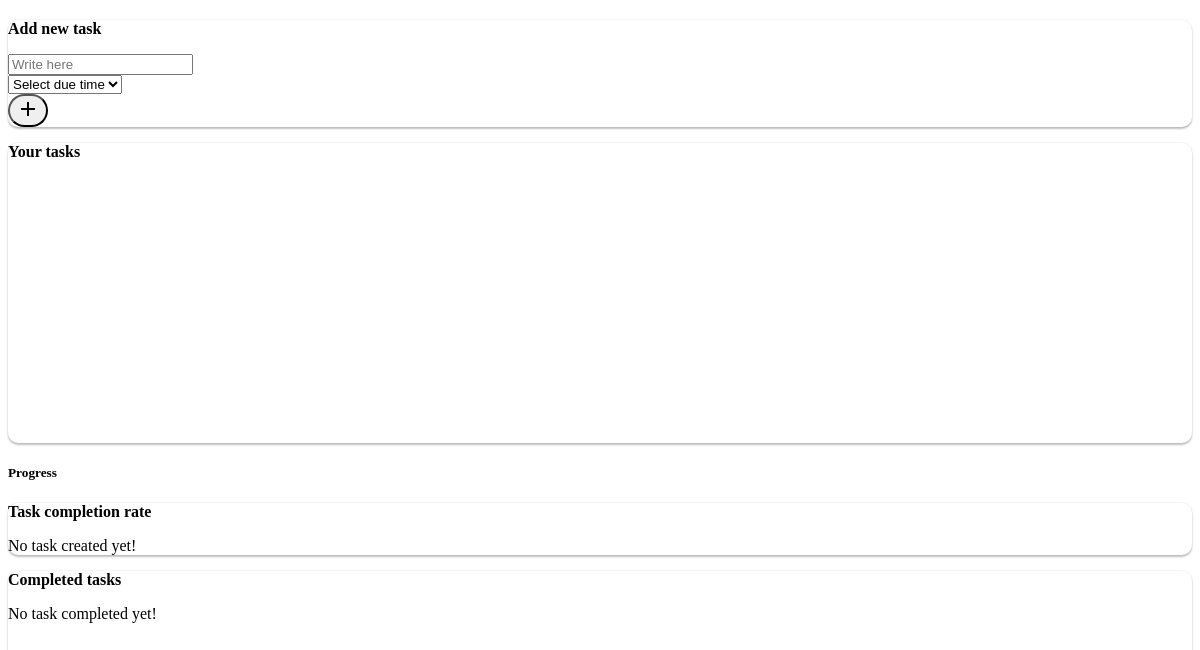
Before: / (signed in, lower part) with the older database file.
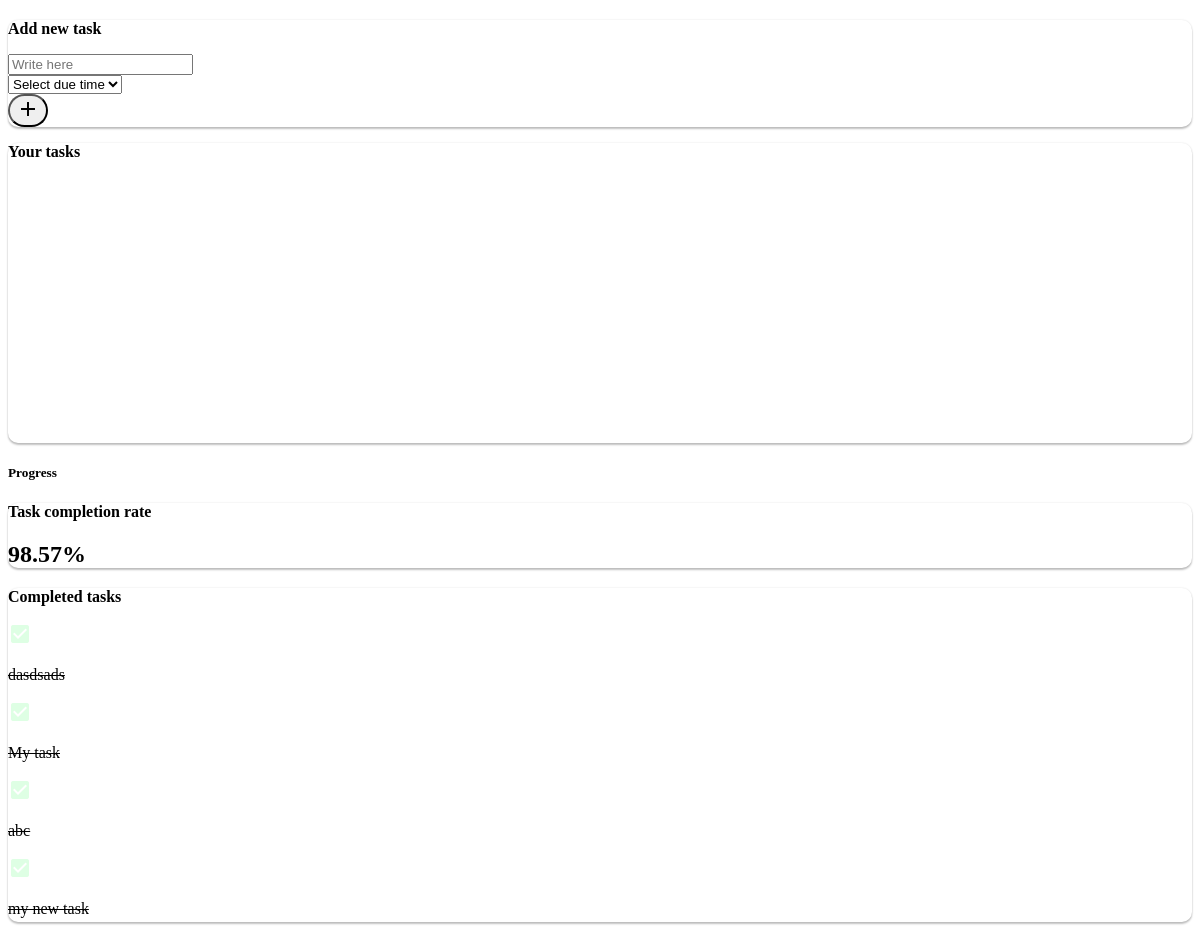
After: the same page with the newer database file.
### apps/app/models.py (models this page shows, shortened)
class Task(models.Model):
    text = models.CharField(max_length=255)
    is_parent = models.BooleanField(default=True)
    status = models.IntegerField(default=0)
    priority_index = models.IntegerField(default=1)
    general_status = models.CharField(max_length = 10)
    created_by = models.ForeignKey(User, on_delete=models.CASCADE)
    created_at = models.DateTimeField(default=timezone.now)
    child_task = models.ManyToManyField('self', null=True, blank=True)
    def bubbleSort(self, arr):
        n = len(arr)
        for i in range(n):
            for j in range(0, n-i-1):
                if arr[j]['priority_index'] > arr[j+1]['priority_index'] :
                    arr[j], arr[j+1] = arr[j+1], arr[j]
    def get_json(self):
        list_of_chilren_json = []
        if self.is_parent:
            all_chilren = self.get_childs()
            for i in all_chilren:
                list_of_chilren_json.append(i.get_json())
            self.bubbleSort(list_of_chilren_json)
        return {
            'id': self.id,
            'name': self.text,
            'is_parent': self.is_parent,
            'priority_index': self.priority_index,
            'short_text': self.get_short_text(),
            'general_status': self.get_general_status(),
            'status': self.statusTranslation(),
            'children': list_of_chilren_json
        }
    def get_general_status(self):
        if self.general_status == "week":
            return "this week".upper()
        else:
            return self.general_status.upper()
    def get_childs(self):
        return self.child_task.all().order_by("-id")
    def get_short_text(self):
        length = 30
        if len(self.text) > length:
            return self.text[0: length] + "..."
        return self.text
    def statusTranslation(self):
        if self.status == 0:
            return 'Todo'.upper()
        elif self.status == 1:
            return 'Done'.upper()
        elif self.status == -1:
            return 'Overdue'.upper()
        else:
            return None

### apps/app/views.py (the view)
# urls.py: path('', views.index, name='home'),
@login_required(login_url="/login/")
def index(request):
    all_tasks = Task.objects.filter(is_parent = True, status=0)#.exclude(status = 1)
    today =  all_tasks.filter(general_status='today')
    tomorrow =  all_tasks.filter(general_status='tomorrow')
    week =  all_tasks.filter(general_status='week')
    later =  all_tasks.filter(general_status='later')
    today = convert_to_list(today)
    tomorrow = convert_to_list(tomorrow)
    week = convert_to_list(week)
    later = convert_to_list(later)
    if (today or tomorrow or week or later):
        task_exists = True
    else:
        task_exists = False
    all_tasks_created = Task.objects.filter(created_by = request.user).count()
    count_of_all_task = all_tasks.count()
    all_tasks_done = all_tasks_created - count_of_all_task
    if all_tasks_created > 0:
        percent = (all_tasks_done / all_tasks_created) * 100
        completion_rate = f'{round(percent, 2)}%'
    else:
        completion_rate = None
    TODAY = create_json_list(today)
    TOMORROW = create_json_list(tomorrow)
    WEEK = create_json_list(week)
    LATER = create_json_list(later)
    my_tree = [
        {
            'id': 1,
            'name': 'TODAY',
            'is_root': True,
            'children': TODAY
        },
        {
            'id': 2,
            'name': 'TOMORROW',
            'is_root': True,
            'children': TOMORROW
        },
        {
            'id': 3,
            'name': 'THIS WEEK',
            'is_root': True,
            'children': WEEK
        },
        {
            'id': 1,
            'name': 'LATER',
            'is_root': True,
            'children': LATER
        }
    ]
    new_version = [
    ]
    if task_exists:
        new_version = [
            ['TODAY', TODAY],
            ['TOMORROW', TOMORROW],
            ['THIS WEEK', WEEK],
            ['LATER', LATER]
        ]
    new_version = json.dumps(new_version)
    all_task_done_objects = Task.objects.filter(created_by = request.user, status = 1)[0:20]
    context = {
        'task_exists': task_exists,
        'completion_rate': completion_rate,
        'completed_tasks': all_task_done_objects,
        'new_version': new_version,
        'my_tree': json.dumps(my_tree),
    }
    return render(request, 'index.html', context)

### apps/app/views.py (called while the page is built)
def bubbleSort(arr):
    n = len(arr)
    for i in range(n):
        for j in range(0, n-i-1):
            if arr[j]['priority_index'] > arr[j+1]['priority_index'] :
                arr[j], arr[j+1] = arr[j+1], arr[j]

def convert_to_list(queryset):
    return list(queryset)

def create_json_list(array):
    temp_list = []
    for i in array:
        temp_list.append(i.get_json())
    bubbleSort(temp_list)
    return temp_list

### core/templates/index.html (shortened to what this page needs)
{% extends "layouts/base.html" %}
{% load static %}
{% block stylesheets %}
<link rel="stylesheet" href="{% static 'assets/css/custom.css' %}">
<link rel="stylesheet" href="{% static 'assets/css/jqtree.css' %}">
{% endblock stylesheets %}
{% block content %}
<section class="pcoded-main-container">
    <div class="pcoded-wrapper">
        <div class="pcoded-content">
            <div class="pcoded-inner-content">
                <div class="main-body">
                    <div class="page-wrapper">
                        <div class="row">
                            <div class="col-xl-8">
                                <div class="card">
                                    <div class="border m-3 p-3 radius-10 google-box">
                                        <form method="POST" action="{% url 'create-task' %}">
                                            <p class="text-dark"><b>Add new task</b></p>
                                            <div class="row px-2">
                                                <div class="col-sm-7 px-2">
                                                    <div class="form-group mb-0">
                                                        <input type="text" name="parent_task" class="form-control bg-white" placeholder="Write here"  required>
                                                    </div>
                                                </div>
                                                <div class="col-sm-4 px-2">
                                                    <div class="form-group bg-white">
                                                      <select class="form-control bg-white" name="due_date" id="" required>
                                                        <option value="">Select due time</option>
                                                      </select>
                                                    </div>
                                                </div>
                                                <div class="col-sm-1 px-2">
                                                    <button class="radius-100 p-0 m-0 border-0">
                                                        <i class="material-icons mk-pointer bg-primary text-white p-2 radius-100">add</i>
                                                    </button>
                                                </div>
                                            </div>
                                        </form>
                                    </div>
                                    <div class="border m-3 p-3 radius-10 google-box" style="min-height: 300px;">
                                        <p class="text-secondary"><b>Your tasks</b></p>
                                        </div>
                                </div>
                            </div>
                            <div class="col-xl-4">
                                <div class="card">
                                    <div class="card-header">
                                        <h5><b>Progress</b></h5>
                                    </div>
                                    <div class="border m-3 p-3 mb-0 radius-10 google-box">
                                        <p class="text-dark"><b>Task completion rate</b></p>
                                        {% if completion_rate %}
                                            <h1>{{ completion_rate }}</h1>
                                        {% else %}
                                            <div class="alert alert-warning border mb-0" style="border-radius: 10px;" role="alert">
                                                No task created yet!
                                            </div>
                                        {% endif %}
                                    </div>
                                    <div class="border m-3 mt-0 p-3 radius-10 google-box">
                                        <p class="text-secondary mb-0"><b>Completed tasks</b></p>
                                        <div id="completed-task-container" style="height: 300px; overflow-y: auto;">
                                            {% for task in completed_tasks %}
                                                <div class="border mt-3 py-2 px-3 radius-10">
                                                    <div class="row">
                                                        <div class="col-sm-12">
                                                            <div class="d-flex align-items-center">
                                                                {% if task.status == 1 %}
                                                                    <i class="material-icons mk-pointer text-success" data-task-id="{{ task.id }}">check_box</i>
                                                                    <div class="mx-3">
                                                                        <p class="m-0 p-0" style="font-size: 16px; text-decoration: line-through;">{{ task.get_short_text }}</p>
                                                                    </div>
                                                                {% else %}
                                                                    <i class="material-icons mk-pointer" data-task-id="{{ task.id }}">check_box_outline_blank</i>
                                                                    <div class="mx-3">
                                                                        <p class="m-0 p-0 my-2" style="font-size: 16px;">{{ task.text }}</p>
                                                                    </div>
                                                                {% endif %}
                                                            </div>
                                                        </div>
                                                    </div>
                                                </div>
                                            {% endfor %}
                                            {% if not completed_tasks %}
                                                <div class="alert alert-warning border mb-0" style="border-radius: 10px;" role="alert">
                                                    No task completed yet!
                                                </div>
                                            {% endif %}
                                        </div>
                                    </div>
                                </div>
                            </div>
                        </div>
                    </div>
                </div>
            </div>
        </div>
    </div>
</section>
{% endblock content %}

### core/templates/layouts/base.html (shortened to what this page needs)
<!DOCTYPE html>
<html lang="en">
<head>
    <link rel="stylesheet" href="/static/assets/fonts/fontawesome/css/fontawesome-all.min.css">
    <link rel="stylesheet" href="/static/assets/plugins/animation/css/animate.min.css">
    {% block stylesheets %}{% endblock stylesheets %}
    <link rel="stylesheet" href="/static/assets/css/style.css">
</head>
<body>
  {% block content %}{% endblock content %}
</body>
</html>

### core/static/assets/css/custom.css (style rules this page uses)
.radius-10 { border-radius: 10px; }
.radius-100 { border-radius: 100px; }
.mk-pointer { cursor: pointer; }
.text-success { color:#DEFFE4 !important; }
.google-box { box-shadow: 0 0 2px rgb(0 0 0 / 12%), 0 2px 2px rgb(0 0 0 / 24%); }

Changed rows visible on the page:
added Task: get_short_text "dasdsads"
added Task: get_short_text "My task"
added Task: get_short_text "abc"
added Task: get_short_text "my new task"
Other visible differences:
{{ completion_rate }}: (not shown) → "98.57%"
text no longer shown: "No task created yet! No task completed yet!"
